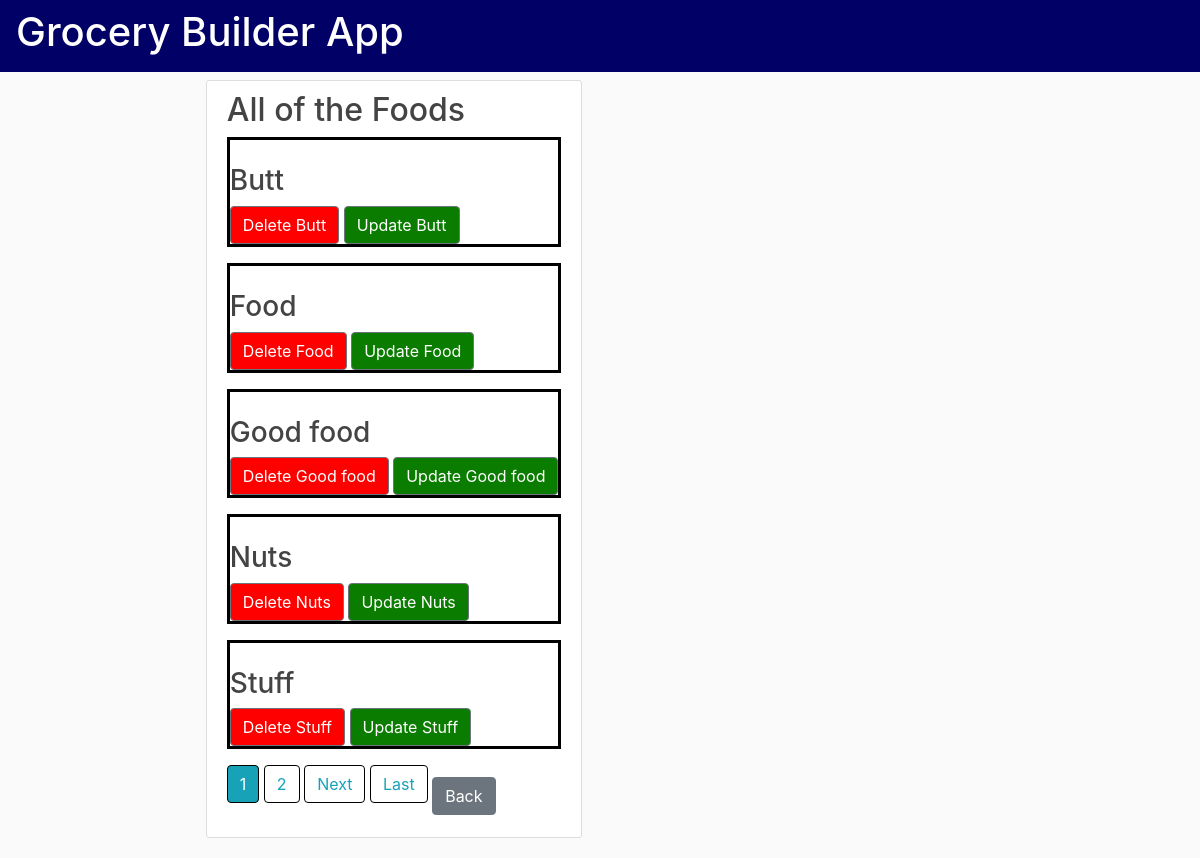
Screenshot of /food/list with the database file from the repository.
### components/models.py (models this page shows)
class Food(models.Model):
    food_name = models.CharField(max_length=100)
    food_category = models.ForeignKey(
        'FoodCategory', on_delete=models.CASCADE, related_name='food_category')
    food_aisle = models.ForeignKey(
        'Aisle', on_delete=models.CASCADE, related_name='food_aisle', blank=True, null=True)
    def __str__(self):
        return self.food_name
    class Meta():
        ordering = ['food_aisle']

### components/views.py (the view)
# urls.py: path('food/list', ListFood.as_view(), name='food_list'),
class ListFood(ListView):
    model = Food
    template_name_suffix = '_list'
    paginate_by = 5
    ordering = ['food_name']

### templates/components/food_list.html (shortened to what this page needs)
{% extends 'base.html' %}
{% load crispy_forms_tags %}
{% block content %}
<div class='content-section'>
    <h2>All of the Foods</h2>
    {% for food in object_list %}
    <div class="table" style="border-style: solid;border-width: 3px;border-color: black;"><br>
        <h3>{{ food }}</h3>
        <a class="btn btn-secondary" style="background-color: red;" href="{% url 'food_delete' pk=food.pk %}">Delete
            {{food}}</a>
        <a class="btn btn-secondary" style="background-color: rgb(10, 124, 0);"
            href="{% url 'food_update' pk=food.pk %}">Update
            {{food}}</a>
    </div>
    {% endfor %}
    {% if is_paginated %}
    {% for num in page_obj.paginator.page_range %}
    {% if page_obj.number == num %}
    <a class="btn btn-info mb-4" style="border-color:black" href="?page={{ num }}">{{ num }}</a>
    {% elif num > page_obj.number|add:'-3' and num < page_obj.number|add:'3'%} <a class="btn btn-outline-info mb-4"
        style="border-color:black" href="?page={{ num }}">{{ num }}</a>
        {% endif %}
        {% endfor %}
        {% if page_obj.has_next %}
        <a class="btn btn-outline-info mb-4" style="border-color:black"
            href="?page={{ page_obj.next_page_number }}">Next</a>
        <a class="btn btn-outline-info mb-4" style="border-color:black"
            href="?page={{ page_obj.paginator.num_pages }}">Last</a>
        {% endif %}
        {% endif %}
        <a class="btn btn-secondary" href="{% url 'home_admin' %}">Back</a>
</div>
{% endblock %}

### home/static/home/main.css (style rules this page uses)
body { background: #fafafa; color: #3d0808; margin-top: 5rem; }
h1, h2, h3, h4, h5, h6 { color: #444444; }
.content-section { background: #ffffff; padding: 10px 20px; border: 1px solid #dddddd; border-radius: 3px; margin-bottom: 20px; }

### rows the page displays
Food: food_name "Butt"
Food: food_name "Food"
Food: food_name "Good food"
Food: food_name "Nuts"
Food: food_name "Stuff"

### other values shown
{{ num }} "1"
{{ num }} "2"
